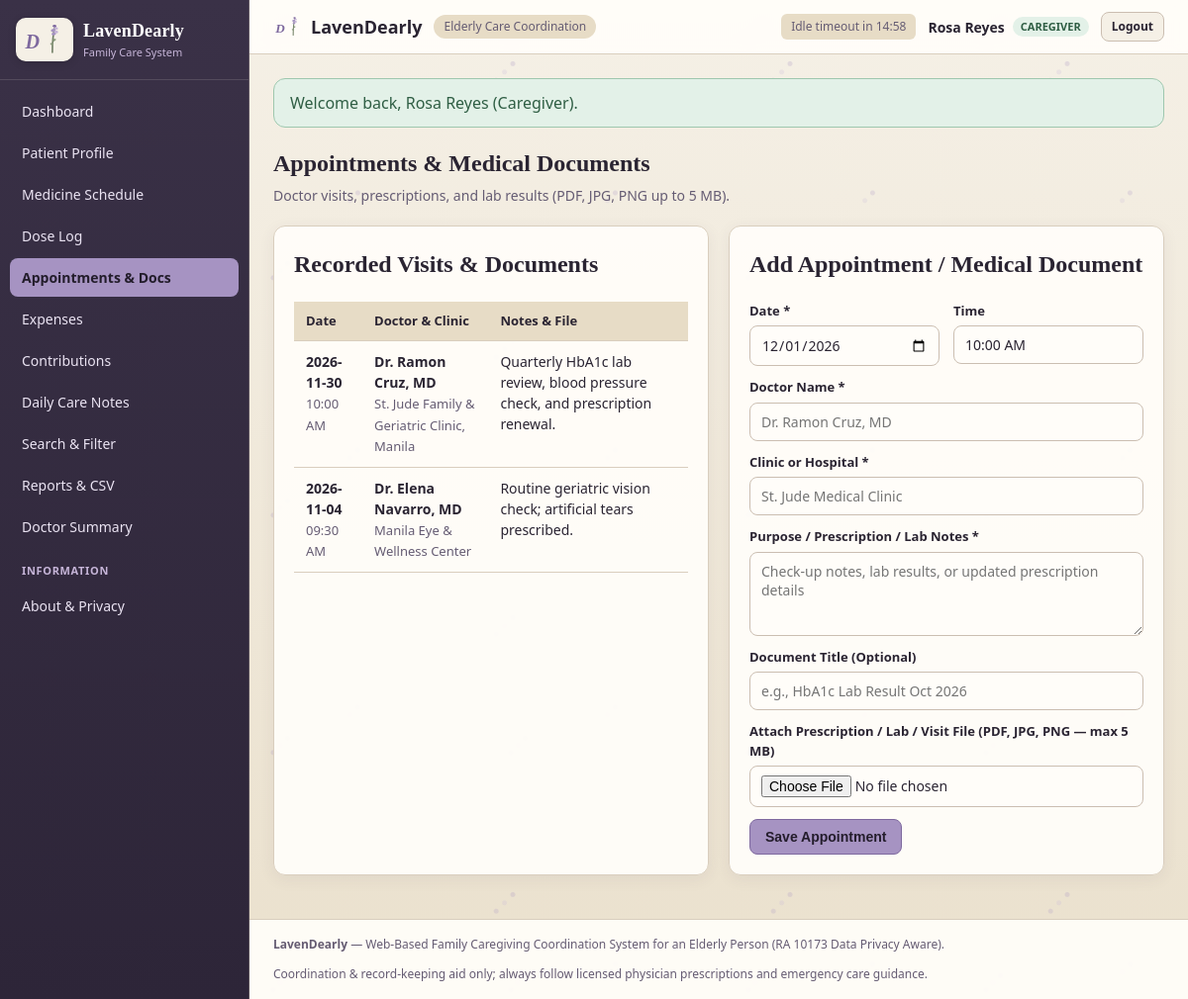
The page /appointments.php (signed in) on the database its author committed.
### tables this page shows
CREATE TABLE IF NOT EXISTS users (
  id INT AUTO_INCREMENT PRIMARY KEY,
  full_name VARCHAR(120) NOT NULL,
  email VARCHAR(140) NOT NULL UNIQUE,
  password_hash VARCHAR(255) NOT NULL,
  relationship_label VARCHAR(80) NOT NULL,
  role ENUM('administrator', 'caregiver', 'contributor') NOT NULL DEFAULT 'contributor',
  agreed_share_pct DECIMAL(5,2) NOT NULL DEFAULT 0.00,
  is_active TINYINT(1) NOT NULL DEFAULT 1,
  last_login_at DATETIME NULL,
  created_at TIMESTAMP DEFAULT CURRENT_TIMESTAMP
);

CREATE TABLE IF NOT EXISTS appointments (
  id INT AUTO_INCREMENT PRIMARY KEY,
  patient_id INT NOT NULL DEFAULT 1,
  appointment_date DATE NOT NULL,
  appointment_time VARCHAR(20) DEFAULT '09:00 AM',
  doctor_name VARCHAR(140) NOT NULL,
  clinic_or_hospital VARCHAR(160) NOT NULL,
  purpose_or_notes TEXT NOT NULL,
  attachment_path VARCHAR(255) NULL,
  attachment_label VARCHAR(160) NULL,
  created_by INT NOT NULL,
  created_at TIMESTAMP DEFAULT CURRENT_TIMESTAMP,
  FOREIGN KEY (patient_id) REFERENCES patients(id) ON DELETE CASCADE,
  FOREIGN KEY (created_by) REFERENCES users(id)
);

### includes/auth.php (called while the page is built, shortened)
<?php
function e(?string $value): string {
    return htmlspecialchars((string)($value ?? ''), ENT_QUOTES | ENT_SUBSTITUTE, 'UTF-8');
}
function require_login(): array {
    $pdo = get_db();
    $stmt = $pdo->prepare('SELECT id, full_name, email, relationship_label, role, agreed_share_pct, is_active, last_login_at FROM users WHERE id = :id LIMIT 1');
    $stmt->execute([':id' => (int)$_SESSION['user_id']]);
    $user = $stmt->fetch();
    return $user;
}
function take_flash(): ?array {
    $f = $_SESSION['flash'];
    return $f;
}

### appointments.php (the view, shortened to what this page needs)
<?php
require_once __DIR__ . '/includes/auth.php';
$currentUser = require_login();
$pdo = get_db();
$canManage = in_array($currentUser['role'], ['administrator', 'caregiver'], true);
$appointments = $pdo->query('SELECT a.*, u.full_name AS creator_name FROM appointments a JOIN users u ON u.id = a.created_by ORDER BY a.appointment_date DESC, a.id DESC')->fetchAll();
$activePage = 'appointments.php';
include __DIR__ . '/includes/header.php';
?>
<div class="page-header">
  <div>
    <h1>Appointments &amp; Medical Documents</h1>
    <p>Doctor visits, prescriptions, and lab results (PDF, JPG, PNG up to 5 MB).</p>
  </div>
</div>
<div class="grid-2">
  <div class="card">
    <h2>Recorded Visits &amp; Documents</h2>
    <div class="table-wrap">
      <table>
        <thead>
          <tr><th>Date</th><th>Doctor &amp; Clinic</th><th>Notes &amp; File</th></tr>
        </thead>
        <tbody>
          <?php foreach ($appointments as $a): ?>
            <tr>
              <td>
                <strong><?= e($a['appointment_date']) ?></strong><br>
                <span class="kpi-sub"><?= e($a['appointment_time']) ?></span>
              </td>
              <td>
                <strong><?= e($a['doctor_name']) ?></strong><br>
                <span class="kpi-sub"><?= e($a['clinic_or_hospital']) ?></span>
              </td>
              <td>
                <div><?= e($a['purpose_or_notes']) ?></div>
              </td>
            </tr>
          <?php endforeach; ?>
        </tbody>
      </table>
    </div>
  </div>
  <div class="card">
    <h2>Add Appointment / Medical Document</h2>
    <?php if (!$canManage): ?>
      <div class="flash flash-warning">Contributors can view appointments and attached medical files.</div>
    <?php else: ?>
      <form method="post" action="appointments.php" enctype="multipart/form-data">
        <div class="form-grid">
          <div class="form-group">
            <label for="appointment_date">Date *</label>
            <input type="date" id="appointment_date" name="appointment_date" required value="<?= date('Y-m-d', strtotime('+7 days')) ?>">
          </div>
          <div class="form-group">
            <label for="appointment_time">Time</label>
            <input type="text" id="appointment_time" name="appointment_time" value="10:00 AM">
          </div>
        </div>
        <div class="form-group">
          <label for="doctor_name">Doctor Name *</label>
          <input type="text" id="doctor_name" name="doctor_name" required placeholder="Dr. Ramon Cruz, MD">
        </div>
        <div class="form-group">
          <label for="clinic_or_hospital">Clinic or Hospital *</label>
          <input type="text" id="clinic_or_hospital" name="clinic_or_hospital" required placeholder="St. Jude Medical Clinic">
        </div>
        <div class="form-group">
          <label for="purpose_or_notes">Purpose / Prescription / Lab Notes *</label>
          <textarea id="purpose_or_notes" name="purpose_or_notes" required placeholder="Check-up notes, lab results, or updated prescription details"></textarea>
        </div>
        <div class="form-group">
          <label for="attachment_label">Document Title (Optional)</label>
          <input type="text" id="attachment_label" name="attachment_label" placeholder="e.g., HbA1c Lab Result Oct 2026">
        </div>
        <div class="form-group">
          <label for="document_file">Attach Prescription / Lab / Visit File (PDF, JPG, PNG — max 5 MB)</label>
          <input type="file" id="document_file" name="document_file" accept=".pdf,.jpg,.jpeg,.png">
        </div>
        <button type="submit" class="btn btn-primary">Save Appointment</button>
      </form>
    <?php endif; ?>
  </div>
</div>
<?php include __DIR__ . '/includes/footer.php'; ?>

### includes/header.php (shortened to what this page needs)
<?php
$currentUser = $currentUser ?? null;
$activePage = $activePage ?? basename($_SERVER['PHP_SELF']);
$flash = function_exists('take_flash') ? take_flash() : null;
?>
<!DOCTYPE html>
<html lang="en">
<head>
  <link rel="stylesheet" href="assets/css/style.css">
</head>
<body>
  <div class="app-shell">
    <?php if ($currentUser): ?>
    <aside class="sidebar" id="sidebar">
      <div class="brand-box">
        <div class="brand-mark" aria-hidden="true">
          <svg class="logo-svg" viewBox="0 0 64 52" xmlns="http://www.w3.org/2000/svg">
            <text x="5" y="38" fill="#7E699E" class="logo-d">D</text>
          </svg>
        </div>
        <div>
          <div class="brand-title">LavenDearly</div>
          <div class="brand-sub">Family Care System</div>
        </div>
      </div>
      <nav class="nav-list">
        <a href="dashboard.php" class="nav-item <?= $activePage === 'dashboard.php' ? 'active' : '' ?>">Dashboard</a>
        <a href="patient.php" class="nav-item <?= $activePage === 'patient.php' ? 'active' : '' ?>">Patient Profile</a>
        <a href="medicines.php" class="nav-item <?= $activePage === 'medicines.php' ? 'active' : '' ?>">Medicine Schedule</a>
        <a href="doselog.php" class="nav-item <?= $activePage === 'doselog.php' ? 'active' : '' ?>">Dose Log</a>
        <a href="appointments.php" class="nav-item <?= $activePage === 'appointments.php' ? 'active' : '' ?>">Appointments &amp; Docs</a>
        <a href="expenses.php" class="nav-item <?= $activePage === 'expenses.php' ? 'active' : '' ?>">Expenses</a>
        <a href="contributions.php" class="nav-item <?= $activePage === 'contributions.php' ? 'active' : '' ?>">Contributions</a>
        <a href="notes.php" class="nav-item <?= $activePage === 'notes.php' ? 'active' : '' ?>">Daily Care Notes</a>
        <a href="search.php" class="nav-item <?= $activePage === 'search.php' ? 'active' : '' ?>">Search &amp; Filter</a>
        <a href="reports.php" class="nav-item <?= $activePage === 'reports.php' ? 'active' : '' ?>">Reports &amp; CSV</a>
        <a href="summary.php" class="nav-item <?= $activePage === 'summary.php' ? 'active' : '' ?>">Doctor Summary</a>
        <div class="nav-divider">Information</div>
        <a href="about.php" class="nav-item <?= $activePage === 'about.php' ? 'active' : '' ?>">About &amp; Privacy</a>
      </nav>
    </aside>
    <?php endif; ?>
    <div class="main-column">
      <header class="topbar">
        <div class="topbar-left">
          <a href="<?= $currentUser ? 'dashboard.php' : 'index.php' ?>" class="topbar-brand-group">
            <svg class="topbar-logo-mini" viewBox="0 0 64 52" xmlns="http://www.w3.org/2000/svg" aria-hidden="true">
              <text x="5" y="38" fill="#7E699E" class="logo-d">D</text>
            </svg>
            <span>LavenDearly</span>
          </a>
          <span class="topbar-tag">Elderly Care Coordination</span>
        </div>
        <div class="topbar-right">
          <?php if ($currentUser): ?>
            <span class="session-badge" id="sessionTimer">Session active</span>
            <div class="user-pill">
              <strong><?= e($currentUser['full_name']) ?></strong>
              <span class="role-badge role-<?= e($currentUser['role']) ?>"><?= e(ucfirst($currentUser['role'])) ?></span>
            </div>
            <a href="logout.php" class="btn btn-sm btn-outline">Logout</a>
          <?php else: ?>
            <a href="about.php" class="btn btn-sm btn-ghost">About</a>
            <a href="login.php" class="btn btn-sm btn-primary">Login</a>
          <?php endif; ?>
        </div>
      </header>
      <main class="content-area">
        <?php if ($flash): ?>
          <div class="flash flash-<?= e($flash['type']) ?>"><?= e($flash['message']) ?></div>
        <?php endif; ?>

### rows shown on the page
users: full_name "Rosa Reyes", role "CAREGIVER"
appointments: appointment_date "2026-11-30", appointment_time "10:00 AM", doctor_name "Dr. Ramon Cruz, MD", clinic_or_hospital "St. Jude Family & Geriatric Clinic, Manila", purpose_or_notes "Quarterly HbA1c lab review, blood pressure check, and prescription renewal."
appointments: appointment_date "2026-11-04", appointment_time "09:30 AM", doctor_name "Dr. Elena Navarro, MD", clinic_or_hospital "Manila Eye & Wellness Center", purpose_or_notes "Routine geriatric vision check; artificial tears prescribed."

### other values the page prints
$flash['message'] "Welcome back, Rosa Reyes (Caregiver)."
